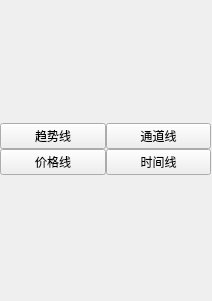
<?xml version="1.0" encoding="UTF-8"?>
<ui version="4.0">
 <class>Form</class>
 <widget class="QWidget" name="Form">
  <property name="geometry">
   <rect>
    <x>0</x>
    <y>0</y>
    <width>212</width>
    <height>301</height>
   </rect>
  </property>
  <property name="windowTitle">
   <string>Form</string>
  </property>
  <widget class="QWidget" name="verticalLayoutWidget">
   <property name="geometry">
    <rect>
     <x>0</x>
     <y>-1</y>
     <width>211</width>
     <height>301</height>
    </rect>
   </property>
   <layout class="QVBoxLayout" name="verticalLayout">
    <property name="spacing">
     <number>0</number>
    </property>
    <property name="sizeConstraint">
     <enum>QLayout::SetNoConstraint</enum>
    </property>
    <item>
     <layout class="QGridLayout" name="gridLayout">
      <item row="0" column="0">
       <widget class="QPushButton" name="TrendLine">
        <property name="text">
         <string>趋势线</string>
        </property>
       </widget>
      </item>
      <item row="0" column="1">
       <widget class="QPushButton" name="pushButton_2">
        <property name="text">
         <string>通道线</string>
        </property>
       </widget>
      </item>
      <item row="1" column="0">
       <widget class="QPushButton" name="pushButton_3">
        <property name="text">
         <string>价格线</string>
        </property>
       </widget>
      </item>
      <item row="1" column="1">
       <widget class="QPushButton" name="pushButton_4">
        <property name="text">
         <string>时间线</string>
        </property>
       </widget>
      </item>
     </layout>
    </item>
   </layout>
  </widget>
 </widget>
 <resources/>
 <connections/>
</ui>
